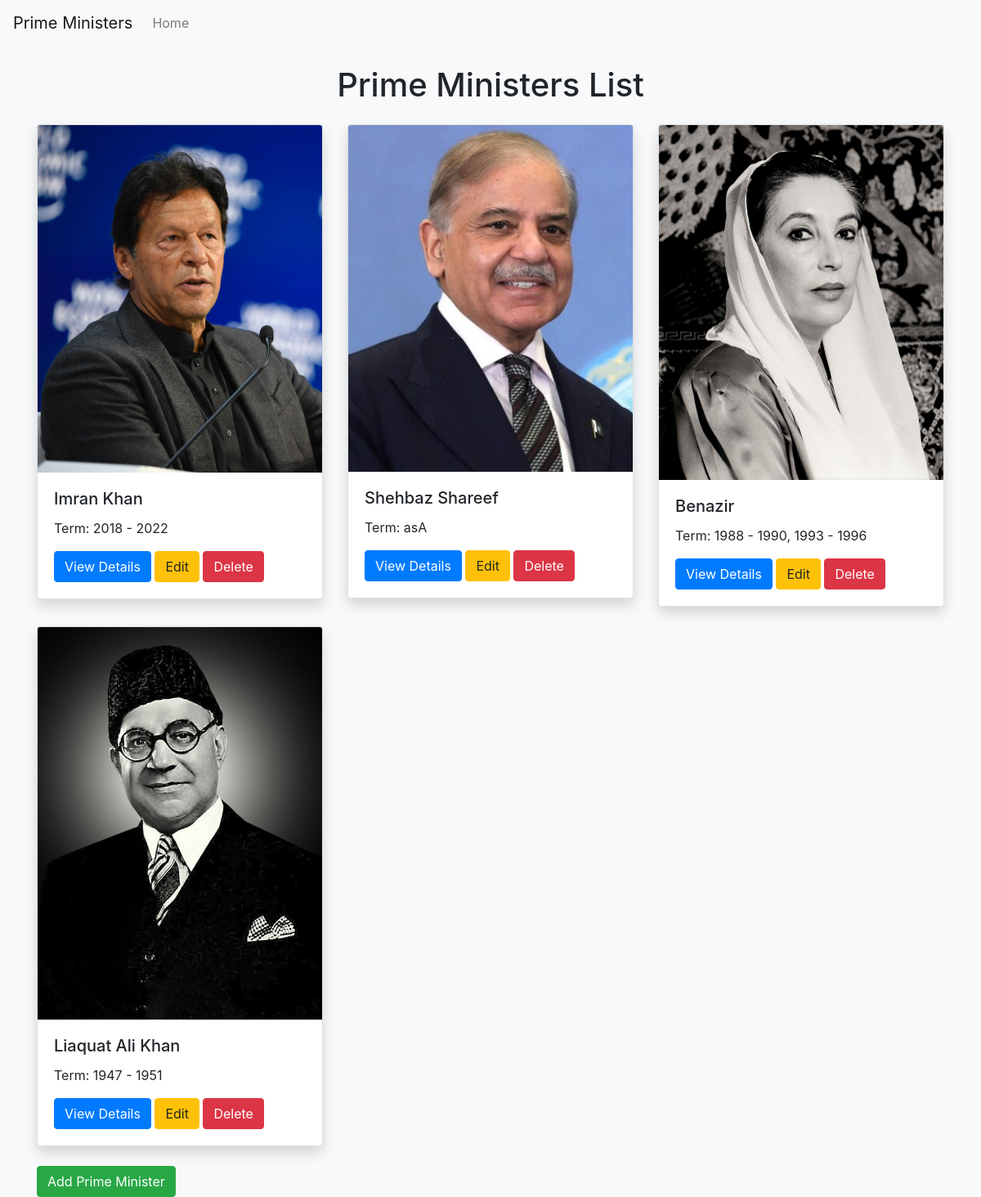
The app's page / (signed in) with its own data.
### biography/models.py (models this page shows, shortened)
class PrimeMinisters(models.Model):
    name = models.CharField(max_length=255)
    english_bio = models.CharField(max_length=500, blank=True)
    urdu_bio = models.CharField(max_length=500, blank=True, default='')
    english_achievements = models.CharField(max_length=500, blank=True, default='')
    urdu_achievements = models.CharField(max_length=500, blank=True, default='')
    youtube_link = models.CharField(max_length=500, blank=True, default='')
    background_color = models.CharField(max_length=7)
    term = models.CharField(max_length=100)
    image = models.ImageField(upload_to='prime_ministers_images/', blank=True, null=True)

### biography/views.py (the view)
# urls.py: path('', prime_ministers_list, name='prime_ministers_list'),
@login_required
@user_passes_test(is_admin)
def prime_ministers_list(request):
    prime_ministers = PrimeMinisters.objects.all()
    return render(request, 'prime_ministers_list.html', {'prime_ministers': prime_ministers})

### biography/views.py (called while the page is built)
def is_admin(user):
    return user.is_staff

### biography/templates/prime_ministers_list.html (shortened to what this page needs)
{% extends 'base.html' %}
{% block content %}
<div class="container mt-4">
    <h1 class="text-center mb-4">Prime Ministers List</h1>
    <div class="row">
        {% for prime_minister in prime_ministers %}
        <div class="col-md-4 mb-4">
            <div class="card shadow">
                <img src="{{ prime_minister.image.url }}" class="card-img-top" alt="{{ prime_minister.name }}">
                <div class="card-body">
                    <h5 class="card-title">{{ prime_minister.name }}</h5>
                    <p class="card-text">Term: {{ prime_minister.term }}</p>
                    <a href="{% url 'prime_minister_detail' prime_minister.pk %}" class="btn btn-primary">View Details</a>
                    <a href="{% url 'edit_prime_minister' prime_minister.pk %}" class="btn btn-warning">Edit</a>
                    <form action="{% url 'delete_prime_minister' prime_minister.pk %}" method="post" style="display:inline;">
                        <button type="submit" class="btn btn-danger" onclick="return confirm('Are you sure you want to delete this prime minister?');">Delete</button>
                    </form>
                </div>
            </div>
        </div>
        {% endfor %}
    </div>
    <a href="{% url 'add_prime_minister' %}" class="btn btn-success">Add Prime Minister</a>
</div>
{% endblock %}

### biography/templates/base.html (shortened to what this page needs)
{% load static %}
<!DOCTYPE html>
<html lang="en">
<head>
    <link rel="stylesheet" href="https://stackpath.bootstrapcdn.com/bootstrap/4.5.2/css/bootstrap.min.css">
    <link rel="stylesheet" href="{% static 'css/styles.css' %}">
</head>
<body>
    <nav class="navbar navbar-expand-lg navbar-light bg-light">
        <a class="navbar-brand" href="#">Prime Ministers</a>
        <div class="collapse navbar-collapse">
            <ul class="navbar-nav mr-auto">
                <li class="nav-item">
                    <a class="nav-link" href="{% url 'prime_ministers_list' %}">Home</a>
                </li>
            </ul>
        </div>
    </nav>
    <div class="content">
        {% block content %}{% endblock %}
    </div>
</body>
</html>

### biography/static/css/styles.css (style rules this page uses)
.card { transition: transform 0.2s; }
.container { margin-top: 20px; }
body { background-color: #f8f9fa; }
.btn { border-radius: 0.25rem; }

### records on screen
PrimeMinisters: image (picture), name "Imran Khan", term "2018 - 2022"
PrimeMinisters: image (picture), name "Shehbaz Shareef", term "asA"
PrimeMinisters: image (picture), name "Benazir", term "1988 - 1990, 1993 - 1996"
PrimeMinisters: image (picture), name "Liaquat Ali Khan", term "1947 - 1951"
